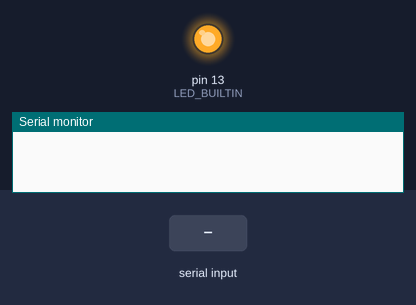
A sketch run on a simulated Arduino Uno, built with avr-gcc and run on an emulated ATmega328P. Shown: output pins drawn as LEDs (lit = HIGH), the last lines printed to the serial monitor. Dashed ring = blinking. The inputs (shaded band) are chosen by the test bench.

Above: at 0.1 s.
At 1.2 s:
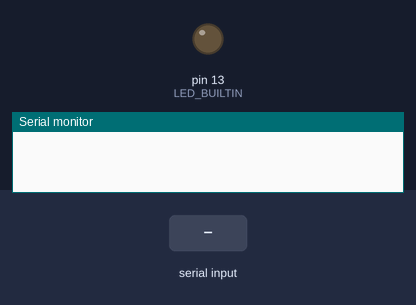
1.3 s: "+" received over Serial
At 2.4 s:
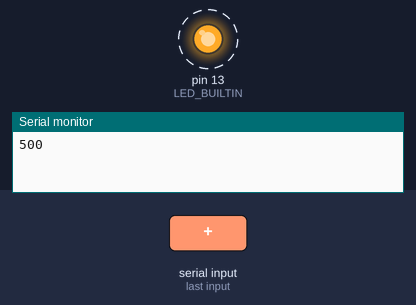
Timing chart, 0 to 9.5 s (numbered marks = the images above; inputs shaded):
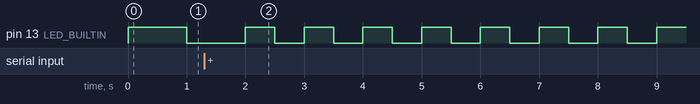

The sketch:

ControlBlink.ino
```cpp
int incomingByte = 0;   // for incoming serial data
int spdLED = 1000;  // 1 second

void setup() {
  // put your setup code here, to run once:
  // initialize digital pin LED_BUILTIN as an output.
  pinMode(LED_BUILTIN, OUTPUT);
  Serial.begin(9600);     // opens serial port, sets data rate to 9600 bps
}

void loop() {
  // put your main code here, to run repeatedly:
  // send data only when you receive data:
  if (Serial.available() > 0) {
    // read the incoming byte:
    incomingByte = Serial.read();

    if ( incomingByte == '+' ) {
      if ( spdLED > 125 ) {
        spdLED /= 2;
        Serial.print(spdLED);
      }
      else {
        Serial.print("Max Speed");
      }
    }
    else if ( incomingByte == '-' ) {
      if ( spdLED < 4000 ) {
        spdLED *= 2;
        Serial.print(spdLED);
      }
      else {
        Serial.print("Lowest Speed");
      }
    }
  }
  digitalWrite(LED_BUILTIN, HIGH);   // turn the LED on (HIGH is the voltage level)
  delay(spdLED);                       // wait for a second
  digitalWrite(LED_BUILTIN, LOW);    // turn the LED off by making the voltage LOW
  delay(spdLED);                       // wait for a second

}
```

Measured:
- after the input at 1.3 s, pin 13 (LED_BUILTIN): alternates HIGH for 0.50 s and LOW for 0.50 s, starting after 1.2 s
